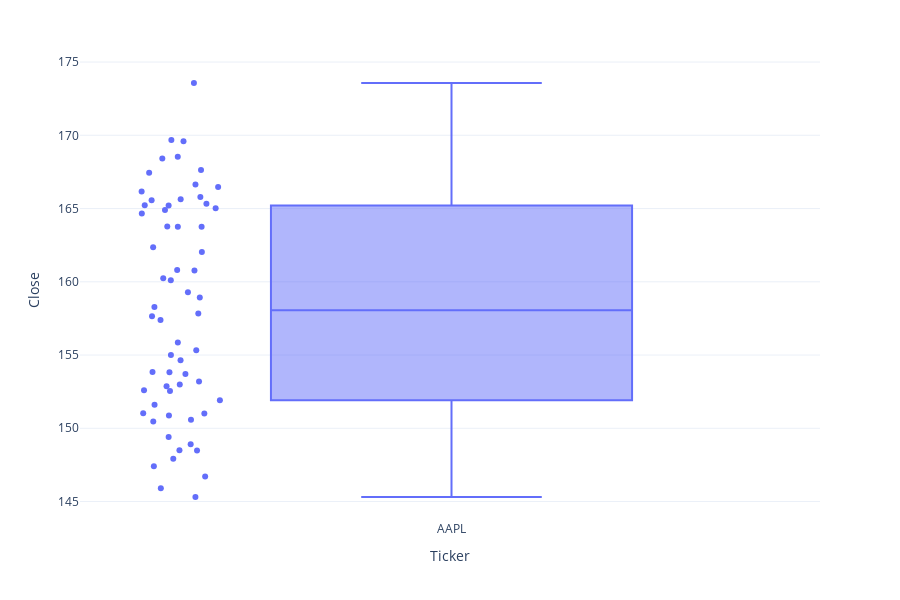

The cell this chart's notebook holds for it:
### Markdown cell above
#### Box Plots focusing on the closing price:

### Code cell
px.box(data_frame=stocks_dataset[stocks_dataset['Ticker'] == 'AAPL'], 
       x='Ticker', y='Close', points='all', height=600)

### Figure 1 — Plotly figure (JSON) as saved in the notebook; plotly's stock layout.template omitted (floating-point values rounded to 4 significant figures)
{"data": [{"alignmentgroup": "True", "boxpoints": "all", "hovertemplate": "Ticker=%{x}<br>Close=%{y}<extra></extra>", "legendgroup": "", "marker": {"color": "#636efa"}, "name": "", "notched": false, "offsetgroup": "", "orientation": "v", "showlegend": false, "type": "box", "x": ["AAPL", "AAPL", "AAPL", "AAPL", "AAPL", "AAPL", "AAPL", "AAPL", "AAPL", "AAPL", "AAPL", "AAPL", "AAPL", "AAPL", "AAPL", "AAPL", "AAPL", "AAPL", "AAPL", "AAPL", "AAPL", "AAPL", "AAPL", "AAPL", "AAPL", "AAPL", "AAPL", "AAPL", "AAPL", "AAPL", "AAPL", "AAPL", "AAPL", "AAPL", "AAPL", "AAPL", "AAPL", "AAPL", "AAPL", "AAPL", "AAPL", "AAPL", "AAPL", "AAPL", "AAPL", "AAPL", "AAPL", "AAPL", "AAPL", "AAPL", "AAPL", "AAPL", "AAPL", "AAPL", "AAPL", "AAPL", "AAPL", "AAPL", "AAPL", "AAPL", "AAPL", "AAPL"], "x0": " ", "xaxis": "x", "y": [154.6, 151.9, 150.9, 151.0, 153.9, 153.2, 155.3, 153.7, 152.6, 148.5, 148.9, 149.4, 146.7, 147.9, 147.4, 145.3, 145.9, 151.0, 153.8, 151.6, 152.9, 150.6, 148.5, 150.5, 152.6, 153.0, 155.9, 155, 157.4, 159.3, 157.8, 158.9, 160.2, 158.3, 157.6, 160.8, 162.4, 164.9, 166.2, 165.6, 163.8, 164.7, 162.0, 160.8, 160.1, 165.6, 165.2, 165.2, 166.5, 167.6, 166.6, 165.0, 165.3, 163.8, 163.8, 168.4, 169.7, 169.6, 168.5, 167.4, 165.8, 173.6], "y0": " ", "yaxis": "y"}], "layout": {"boxmode": "group", "height": 600, "legend": {"tracegroupgap": 0}, "margin": {"t": 60}, "xaxis": {"anchor": "y", "domain": [0, 1], "title": {"text": "Ticker"}}, "yaxis": {"anchor": "x", "domain": [0, 1], "title": {"text": "Close"}}}}
